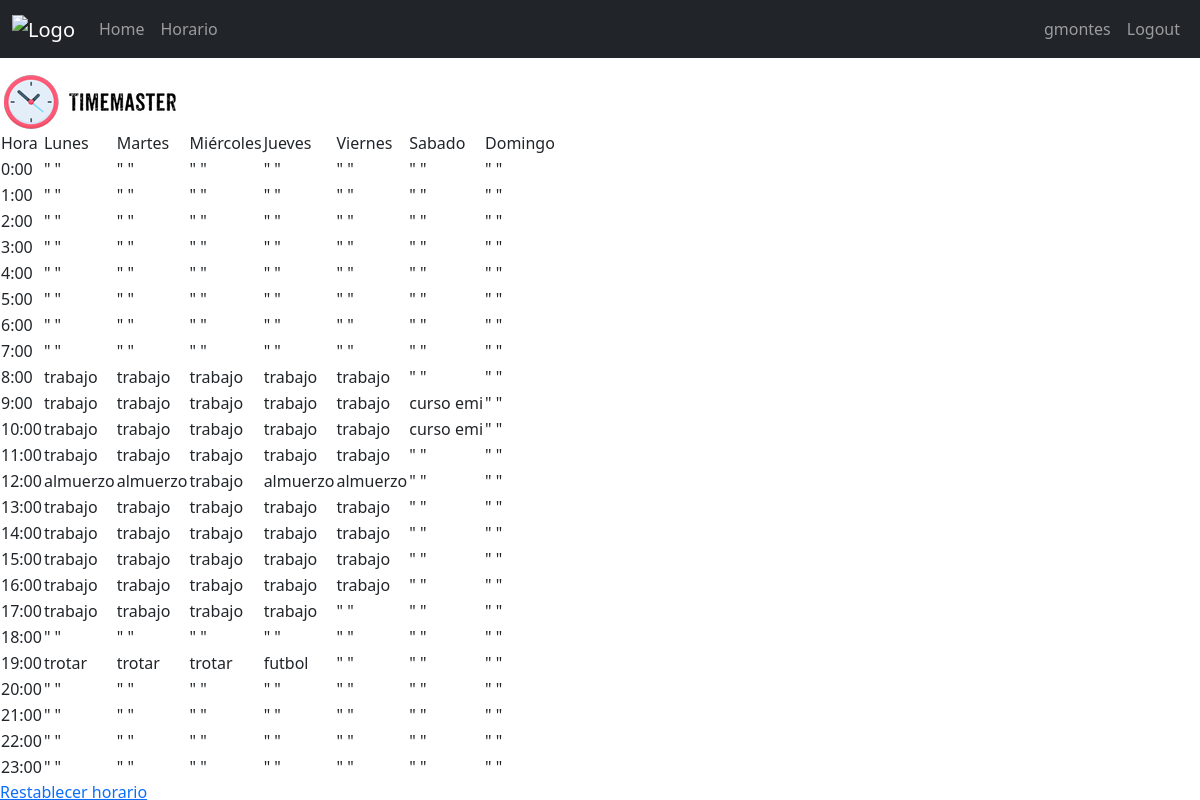
The app's page /horario/horario_final (signed in) with its own data.
### horario/models.py (models this page shows)
class Event(models.Model):
    user_id = models.ForeignKey(User, on_delete=models.CASCADE)
    priority = models.IntegerField(choices = [(i,i) for i in range(1,11)])
    name = models.CharField(max_length=30)
    event_type = models.CharField(max_length=50,default="actividad_fija") #Choices: actividad_fija, no fija y horario suenio.
    constraints = models.JSONField(default = dict)

### horario/views.py (the view, shortened to what this page needs)
# urls.py: path('horario_final',views.horario_final, name = 'horario_final'),
@login_required(login_url = "user_login")
def horario_final(request):
    usuario = User.objects.get(pk=request.user.pk)
    "Si el horario existe:"
    try:
        horario_creado = Schedule.objects.get(user_id = usuario)
        "Si existe y se desea crear otro horario(Se eliminan los registros anteriores de posición y luego se ejecuta el algoritmo de creación de horario)"
        "Si el horario ya existe y el usuario no desea crearlo nuevamente"
        if horario_creado.create_new_schedule == False:
            actividades = Event.objects.filter(user_id = usuario)
            horario_final = registrar_posiciones(actividades)
            horario_final = list(zip(*horario_final))
            return render(request,"horario_final.html",{"horario":horario_final})
        "Si el horario no existe:"
    except Schedule.DoesNotExist:
        actividades_fijas = Event.objects.filter(user_id = request.user.pk)
        actividades_fijas = actividades_fijas.filter(event_type = "actividad_fija")
        fixed_schedule = registrar_posiciones(actividades_fijas)
        actividades_no_fijas = Event.objects.filter(user_id = request.user.pk)
        actividades_no_fijas = actividades_no_fijas.filter(event_type = "actividad_no_fija")
        no_fijas_adapt = generate_schedule(fixed_schedule, actividades_no_fijas)
        for par_evento_pos in no_fijas_adapt:
            evento = par_evento_pos[0]
            day = par_evento_pos[1][0]
            hour = par_evento_pos[1][1]
            posicion_actividad_no_fija = Position(event_id = evento,user_id = usuario,day=day,hour = hour,activity_name=evento.name)
            posicion_actividad_no_fija.save()
        actividades = Event.objects.filter(user_id = usuario)
        horario_final = registrar_posiciones(actividades)
        horario_final = list(zip(*horario_final))
        nuevo_horario = Schedule(user_id = usuario, create_new_schedule = False)
        nuevo_horario.save()
        return render(request,"horario_final.html", {"horario":horario_final})

### horario/helpers.py (called while the page is built)
def registrar_posiciones(actividades):
    schedule = [[ None for period in range(24)] for day in range(7)]
    for actividad_fija in actividades:
        posiciones = Position.objects.filter(event_id = actividad_fija.pk)
        for pos in posiciones:
            dia = pos.day
            hora = pos.hour
            schedule[dia][hora] = actividad_fija
    return schedule

### horario/templates/horario_final.html
{% extends 'main/main.html' %}
{% load static %}
{% block content %}
    <table>
        <tr>
            <td>Hora</td>
            <td>Lunes</td>
            <td>Martes</td>
            <td>Miércoles</td>
            <td>Jueves</td>
            <td>Viernes</td>
            <td>Sabado</td>
            <td>Domingo</td>
        </tr>
        {% for hour in horario %}
            <tr>
                {% with hour_counter=forloop.counter0 %}
                    <td>{{ hour_counter }}:00</td>
                {% endwith %}
            {% for event in hour %}
                {% if event.name is null %}
                    <td>" "</td>
                {% else %}
                    <td> {{ event.name }} </td>
                {% endif %}
            {% endfor %}
            </tr>
        {% endfor %}
</table>
<a href="{% url 'restablecer_horario' %}">Restablecer horario</a>
{% endblock content %}

### horario/templates/main/main.html (shortened to what this page needs)
{% load static %}
<!DOCTYPE html>
<html lang="en">
<head>
    <link rel="stylesheet" href="{% static 'css/bootstrap.min.css' %}">
</head>
<body>
    <nav class="navbar navbar-expand-lg navbar-dark bg-dark container-fluid">
        <a class="navbar-brand" href="#">
            <img src="{% static 'imagenes/timemaste.png' %}" alt="Logo">
        </a>
        <ul class="navbar-nav me-auto">
            <li class="nav-item"><a class="nav-link" href="{% url 'horario' %}">Home</a></li>
            <li class="nav-item"><a class="nav-link" href="{% url 'suenio' %}">Horario</a></li>
        </ul>
        <ul class="navbar-nav">
            <li class="nav-item"><a class="nav-link" href="">{{request.user.username}}</a></li>
            {% if request.user.is_authenticated %}
            <li class="nav-item"><a class="nav-link" href="{% url 'user_logout' %}">Logout</a></li>
            {% else %}
            <li class="nav-item"><a class="nav-link" href="{% url 'user_login' %}">Login</a></li>
            <li class="nav-item"><a class="nav-link"href="{% url 'user_register' %}">Register</a></li>
            {% endif %}
        </ul>
    </nav>
    <nav id="second_navbar_container">
        <img class="logo_timemaster" src="{% static 'imagenes/timemaster.png' %}" alt="imagen time master">
    </nav>
    {% block content %}
    {% endblock %}
</body>
</html>

### records on screen
Event: hour_counter "8", name "trabajo", hour_counter "9", priority "10", hour_counter "11", hour_counter "13", hour_counter "14", hour_counter "15", hour_counter "16", hour_counter "17"
Event: name "trabajo"
Event: name "trabajo"
Event: name "trabajo"
Event: name "trabajo"
Event: name "curso emi"
Event: hour_counter "12", name "almuerzo"
Event: name "almuerzo"
Event: name "trabajo"
Event: name "almuerzo"
Event: name "almuerzo"
Event: hour_counter "19", name "trotar"
Event: name "futbol"

### other values on screen
{{ request.user.username }} "gmontes"
{{ hour_counter }} "0" "1" "2" "3" "4" "5" "6" "7" "18" "20" "21" "22" "23"
